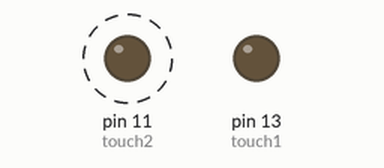
Simulated run of this sketch. Board: Arduino Uno, built with avr-gcc and run on an emulated ATmega328P. Shown: output pins drawn as LEDs (lit = HIGH). Dashed ring = blinking.

Above: at 0.3 s.
At 4.97 s:
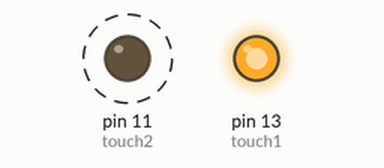
Timing chart, 0 to 5.3 s (numbered marks = the images above):
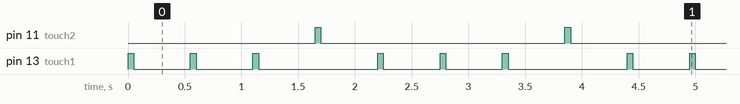

The sketch:

Clicker.ino
```cpp
int touch1 = 13;
int touch2 = 11;

void setup() {
  pinMode(touch1, OUTPUT);
  digitalWrite(touch1, LOW);

  pinMode(touch2, OUTPUT);
  digitalWrite(touch2, LOW);
}

void tap(int pin)
{
  digitalWrite(pin, HIGH);
  delay(50); // 50ms
  digitalWrite(pin, LOW);
}

void loop() {

  // TODO:  Put your tap pattern below.
  // For now we tap driver 1 three times, 0.5 seconds apart (+50ms for tap), then we tap drive 2 one time.
  // then the pattern repeats.

  tap(touch1);
  delay(500); // 0.5 seconds

  tap(touch1);
  delay(500); // 0.5 seconds

  tap(touch1);
  delay(500); // 0.5 seconds

  tap(touch2);
  delay(500); // 0.5 seconds
}
```

Measured:
- by itself, pin 11 (touch2): alternates HIGH for 0.05 s and LOW for 2.2 s
- by itself, pin 13 (touch1): repeats every 2.2 s: 2 × (LOW 0.50 s, HIGH 0.05 s), LOW 1.1 s, HIGH 0.05 s
- by itself, everything shown: repeats every 2.2 s, in 8 steps
